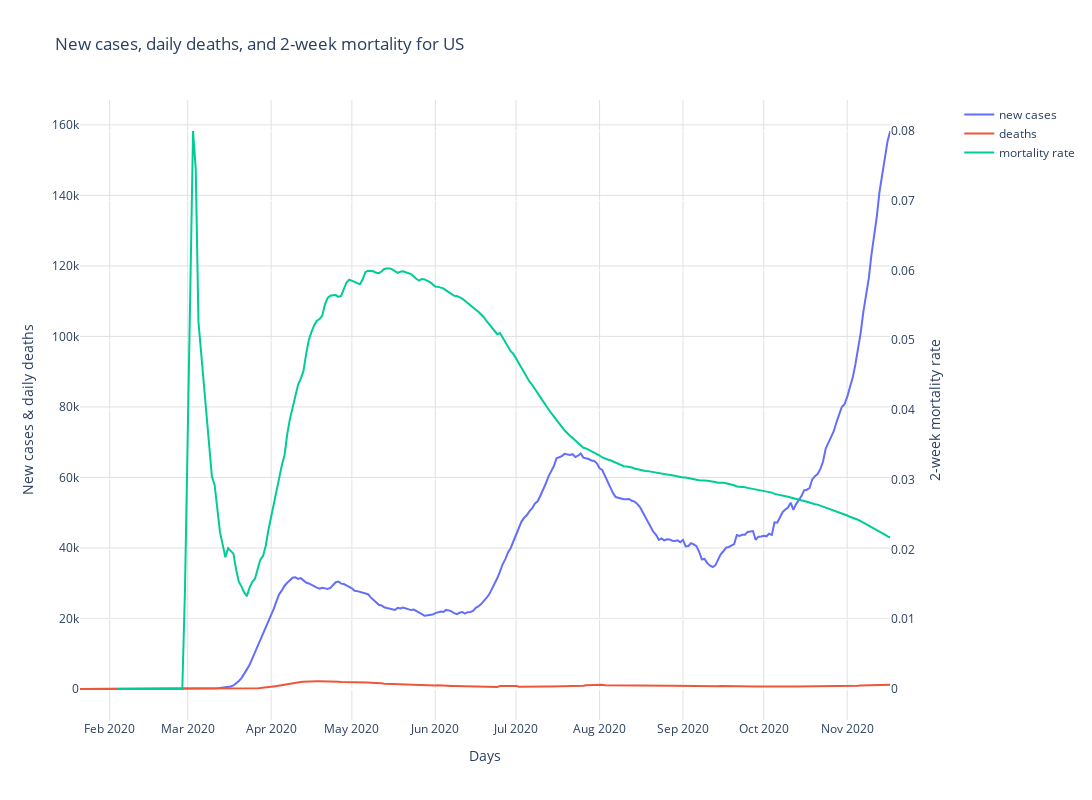

Write notebook code for a chart like this one.
### Code cell
#############################
# New cases and Deaths in US
#############################
row = 1
fig = make_subplots(specs=[[{"secondary_y": True}]])
total_new_cases_by_date = generate_delta_df("all", "", "cases")
total_deaths_by_date = generate_delta_df("all", "", "deaths")
plotmovingaverage(total_new_cases_by_date, 'new cases', 'new cases: %{y:,.0f}<br>day: %{x}')
plotmovingaverage(total_deaths_by_date, 'deaths', 'deaths: %{y:,.0f}<br>day: %{x}')

cases_by_date = state_cov_data.groupby('date').sum()
mortality_by_date = cases_by_date['deaths'][14:] / cases_by_date['cases'][:]
mortality_by_date.dropna(inplace=True)
fig.add_trace(
    go.Scatter(x=mortality_by_date.index, y=mortality_by_date.values, mode='lines', name='mortality rate', line = { 'width': default_line_thickness }),
    secondary_y=True
)
fig.update_layout(
    title = 'New cases, daily deaths, and 2-week mortality for US',
    plot_bgcolor = default_plot_color,
    xaxis_gridcolor = default_grid_color,
    yaxis_gridcolor = default_grid_color,
    width=default_width,
    height=default_height,
    xaxis_title='Days',
    yaxis_title='New cases & daily deaths'
)
fig.update_yaxes(title_text="2-week mortality rate", secondary_y=True)
fig.show()

plotly.offline.plot(fig, filename=webpage_folder + 'Chart_'+str(row)+'.html',auto_open=False)
html_graphs.write('''
<br/><br/><div>
<h1>New cases, Daily Deaths and 2-week Mortality for US</h1><br/>
This is a combination plot showing a 7 day moving average of number of new cases per day, number of deaths per day, 
and a 2-week mortality rate for the US overall. Note that the scale for the mortality rate appears along the right hand side of the graph, 
while the scale for cases and deaths is along the left.<br/>
<br/>
The 2-week mortality rate is calculated by taking the total number of deaths that occurred by each date, and dividing it by the total number of new cases that occurred
2 weeks earlier. Therefore, the desired line should be trending downward indicating that the number of deaths compared against the number of cases found is going down. 
This could be due to more people being tested and testing as positive while the absolute mortality of covid-19 stays constant, but it also could be due to better treatment 
of those infected. Note that a .03 mortality rate is believed to be about 30x higher than that of influenza. But also remember that disregarding age, a .03 mortality rate 
implies that if you are infected, you have a 97% chance of surviving. <br/>
<br/>
For reference here is a table of Covid-19 mortality by age group (from: https://www.acsh.org/news/2020/06/23/coronavirus-covid-deaths-us-age-race-14863)<br/>
<img src="mortality_by_age.png"><br/>
</div>\n<div>\n
''')
html_graphs.write("  <object data=\""+'Chart_'+str(row)+'.html'+"\" width=" + str(default_width * 1.10) + " height=" + str(default_height* 1.10) + "\"></object>"+"\n")

### Figure 1 — Plotly figure (JSON) as saved in the notebook; plotly's stock layout.template omitted (floating-point values rounded to 4 significant figures; data arrays with more than 128 entries replaced by an {"elided": "..."} marker saying what was removed)
{"data": [{"hovertemplate": "new cases: %{y:,.0f}<br>day: %{x}", "line": {"width": 2}, "mode": "lines", "name": "new cases", "type": "scatter", "visible": true, "x": {"elided": "302 str values"}, "y": {"elided": "302 float values"}}, {"hovertemplate": "deaths: %{y:,.0f}<br>day: %{x}", "line": {"width": 2}, "mode": "lines", "name": "deaths", "type": "scatter", "visible": true, "x": {"elided": "302 str values"}, "y": {"elided": "302 float values"}}, {"line": {"width": 2}, "mode": "lines", "name": "mortality rate", "type": "scatter", "x": {"elided": "288 str values"}, "xaxis": "x", "y": {"elided": "288 float values"}, "yaxis": "y2"}], "layout": {"height": 800, "plot_bgcolor": "rgba(0, 0, 0, 0)", "title": {"text": "New cases, daily deaths, and 2-week mortality for US"}, "width": 1280, "xaxis": {"anchor": "y", "domain": [0, 0.94], "gridcolor": "rgba(225, 225, 225, 255)", "title": {"text": "Days"}}, "yaxis": {"anchor": "x", "domain": [0, 1], "gridcolor": "rgba(225, 225, 225, 255)", "title": {"text": "New cases & daily deaths"}}, "yaxis2": {"anchor": "x", "overlaying": "y", "side": "right", "title": {"text": "2-week mortality rate"}}}}
